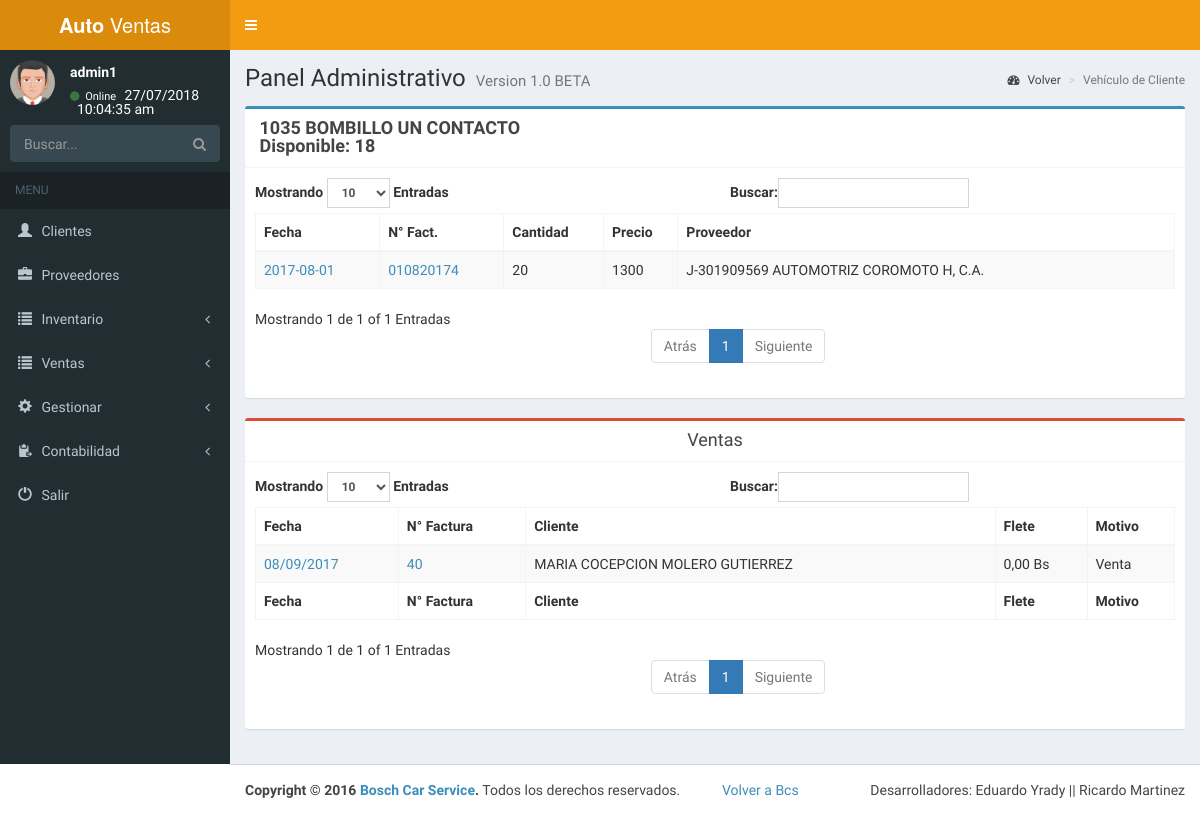
Before: /admin/perfil_pieza.php?id=388 (signed in) with the older database file.
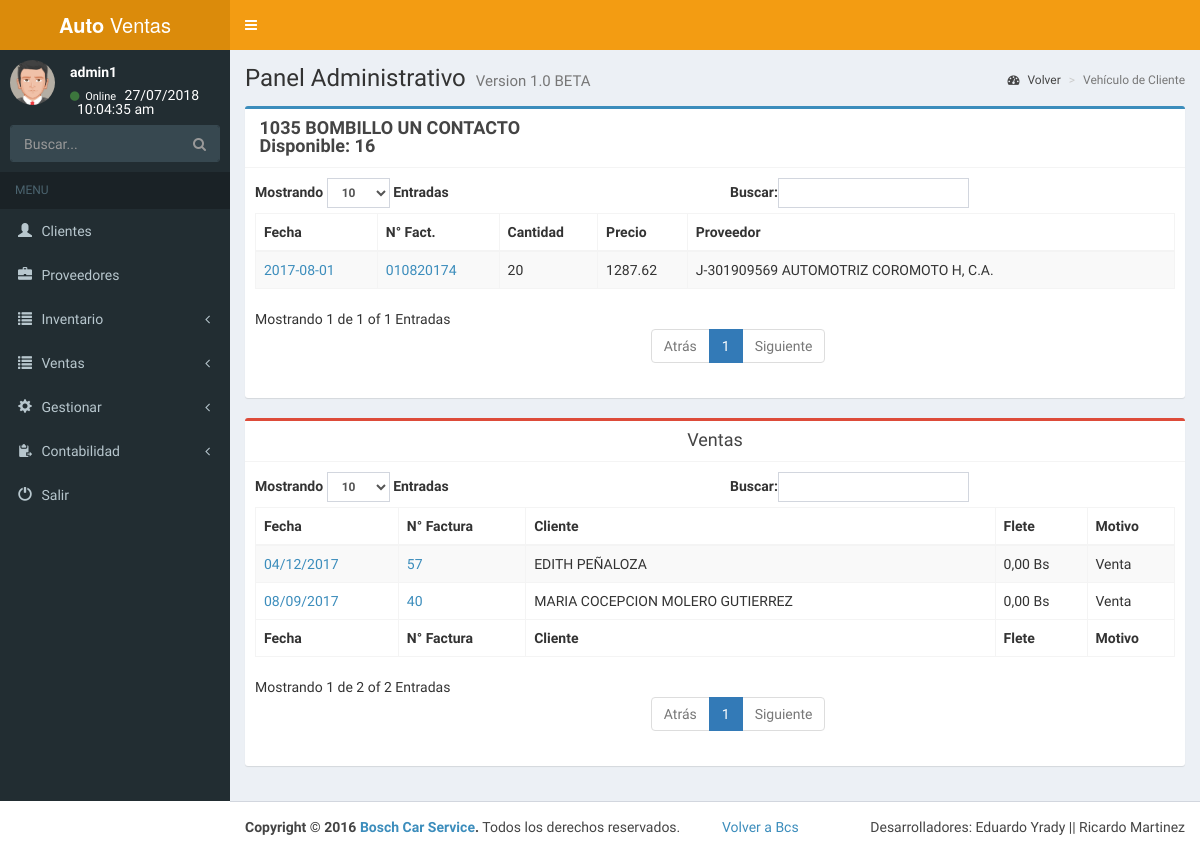
After: the same page with the newer database file.
### tables this page shows
CREATE TABLE `pieza` (
  `id_pieza` int(11) NOT NULL,
  `id_rango` int(11) NOT NULL,
  `nombre` varchar(300) NOT NULL,
  `campo_carro` int(11) NOT NULL,
  `codigo_pieza` varchar(30) NOT NULL,
  `habilitado` int(11) NOT NULL
);

CREATE TABLE `rango` (
  `id_rango` int(11) NOT NULL,
  `nombre` varchar(60) NOT NULL,
  `habilitado` int(11) NOT NULL
);

CREATE TABLE `inventario` (
  `id_inventario` int(11) NOT NULL,
  `id_pieza` int(11) NOT NULL,
  `fecha` date NOT NULL,
  `n_factura` varchar(15) NOT NULL,
  `id_proveedor` int(11) NOT NULL,
  `cantidad` varchar(300) NOT NULL,
  `precio` varchar(10) NOT NULL,
  `habilitado` int(11) NOT NULL
);

CREATE TABLE `tipo` (
  `id_tipo` int(11) NOT NULL,
  `nombre` varchar(30) NOT NULL
);

CREATE TABLE `proveedor` (
  `id_proveedor` int(11) NOT NULL,
  `id_tipo` int(11) NOT NULL,
  `rif` varchar(12) NOT NULL,
  `nombre` varchar(140) NOT NULL,
  `telf` int(15) NOT NULL,
  `direccion` longtext NOT NULL,
  `correo` varchar(40) NOT NULL,
  `observacion` longtext NOT NULL,
  `habilitado` int(11) NOT NULL
);

CREATE TABLE `factura` (
  `id_factura` int(11) NOT NULL,
  `id_cliente` int(11) NOT NULL,
  `fecha` date NOT NULL,
  `iva` varchar(5) NOT NULL,
  `flete` varchar(30) NOT NULL,
  `ml` int(11) NOT NULL,
  `habilitado` int(11) NOT NULL,
  `imp` int(11) NOT NULL
);

CREATE TABLE `cliente` (
  `id_cliente` int(11) NOT NULL,
  `id_tipo` int(11) NOT NULL,
  `dni` varchar(10) NOT NULL,
  `nombre` varchar(100) NOT NULL,
  `telf` varchar(15) NOT NULL,
  `direccion` varchar(100) NOT NULL,
  `correo` varchar(50) NOT NULL,
  `images` longtext NOT NULL,
  `habilitado` int(11) NOT NULL
);

### admin/conexion.php (called while the page is built, shortened)
<?php session_start();
function cons($var){
$ret= mysqli_query($_SESSION['conexion_database'],$var) or die(mysqli_error($_SESSION['conexion_database']));
return $ret;
}
?>
<?php
  function filtroxss($val) {
        $val = preg_replace('/([\x00-\x08][\x0b-\x0c][\x0e-\x20])/', '', $val);
        $search = 'abcdefghijklmnopqrstuvwxyz';
        $search .= 'ABCDEFGHIJKLMNOPQRSTUVWXYZ';
        $search .= '1234567890!@#$%^&*()';
        $search .= '~`";:?+/={}[]-_|\'\\';
        for ($i = 0; $i < strlen($search); $i++) {
            $val = preg_replace('/(&#[x|X]0{0,8}'.dechex(ord($search[$i])).';?)/i', $search[$i], $val);
            $val = preg_replace('/(&#0{0,8}'.ord($search[$i]).';?)/', $search[$i], $val);
        }
        $ra1 = Array('javascript', 'vbscript', 'expression', 'applet', 'meta', 'xml', 'blink', 'link', 'style', 'script', 'embed', 'object', 'iframe', 'frame', 'frameset', 'ilayer', 'layer', 'bgsound', 'title');
        $ra2 = Array('onabort', 'onactivate', 'onafterprint', 'onafterupdate', 'onbeforeactivate', 'onbeforecopy', 'onbeforecut', 'onbeforedeactivate', 'onbeforeeditfocus', 'onbeforepaste', 'onbeforeprint', 'onbeforeunload', 'onbeforeupdate', 'onblur', 'onbounce', 'oncellchange', 'onchange', 'onclick', 'oncontextmenu', 'oncontrolselect', 'oncopy', 'oncut', 'ondataavailable', 'ondatasetchanged', 'ondatasetcomplete', 'ondblclick', 'ondeactivate', 'ondrag', 'ondragend', 'ondragenter', 'ondragleave', 'ondragover', 'ondragstart', 'ondrop', 'onerror', 'onerrorupdate', 'onfilterchange', 'onfinish', 'onfocus', 'onfocusin', 'onfocusout', 'onhelp', 'onkeydown', 'onkeypress', 'onkeyup', 'onlayoutcomplete', 'onload', 'onlosecapture', 'onmousedown', 'onmouseenter', 'onmouseleave', 'onmousemove', 'onmouseout', 'onmouseover', 'onmouseup', 'onmousewheel', 'onmove', 'onmoveend', 'onmovestart', 'onpaste', 'onpropertychange', 'onreadystatechange', 'onreset', 'onresize', 'onresizeend', 'onresizestart', 'onrowenter', 'onrowexit', 'onrowsdelete', 'onrowsinserted', 'onscroll', 'onselect', 'onselectionchange', 'onselectstart', 'onstart', 'onstop', 'onsubmit', 'onunload');
        $ra = array_merge($ra1, $ra2);
        $found = true;
        while ($found == true) {
            $val_before = $val;
            for ($i = 0; $i < sizeof($ra); $i++) {
                $pattern = '/';
                for ($j = 0; $j < strlen($ra[$i]); $j++) {
                    if ($j > 0) {
                        $pattern .= '(';
                        $pattern .= '(&#[x|X]0{0,8}([9][a][b]);?)?';
                        $pattern .= '|(&#0{0,8}([9][10][13]);?)?';
                        $pattern .= ')?';
                }
                $pattern .= $ra[$i][$j];
             }
             $pattern .= '/i';
             $replacement = substr($ra[$i], 0, 2).'<x>'.substr($ra[$i], 2);
             $val = preg_replace($pattern, $replacement, $val);
             if ($val_before == $val) {
                $found = false;
             }
          }
        }
        return mysqli_real_escape_string($_SESSION['conexion_database'],$val);
    }
function cantidad($id_pieza){
$total1=0;
$consulta=("SELECT * FROM factura WHERE (habilitado=0 OR habilitado=3)");
$r=cons($consulta);
$total2=0;
while($row=mysqli_fetch_array($r)){
$id_factura=$row['id_factura'];
$consulta2=("SELECT * FROM detalle_factura WHERE id_pieza='$id_pieza' AND id_factura='$id_factura'");
$r2=cons($consulta2);
while($row2=mysqli_fetch_array($r2)){
   $total2=$total2+$row2['cantidad'];
}
}
$consulta=("SELECT * FROM inventario WHERE id_pieza='$id_pieza' AND (habilitado=0 OR habilitado=3)");
$r=cons($consulta);
$total3=0;
while($row=mysqli_fetch_array($r)){
   $total3=$total3+$row['cantidad'];
}
$restar=($total1+$total2);
$cantidad=($total3-$restar);
    return $cantidad;
}
?>

### admin/perfil_pieza.php (the view, shortened to what the changed rows need)
<?php include("menu.php");?>
  <div class="content-wrapper">
    <section class="content-header">
      <h1>
        Panel Administrativo
        <small>Version 1.0 BETA</small>
      </h1>
    </section>
    <section class="content">
<?php
if(isset($_SESSION['ingreso'])){
if(isset($_GET['id'])){
$id_pieza=filtroxss($_GET['id']);
$consulta=("SELECT * FROM pieza WHERE id_pieza='$id_pieza' AND habilitado=0 LIMIT 1");
$f=cons($consulta);
if(mysqli_num_rows($f)<=0){
	echo alerta("Ha ocurrido un error en la consulta");
	}else{
while ($row=mysqli_fetch_array($f)) {
$codigo_pieza=$row['codigo_pieza'];
$nombre_pieza=$row['nombre'];
$id_rango=$row['id_rango'];
$consulta2=("SELECT * FROM rango WHERE id_rango='$id_rango' AND habilitado=0 LIMIT 1");
$f2=cons($consulta2);
if(mysqli_num_rows($f2)<=0){
	echo alerta("Ha ocurrido un error en la consulta");
}else{
while ($row2=mysqli_fetch_array($f2)) {
echo '<div class="box box-primary">
            <div class="box-header with-border">
              <h3 class="box-title"><b>&nbsp;'.$codigo_pieza.'&nbsp;'.$nombre_pieza.'<br>&nbsp;Disponible:&nbsp;'.cantidad($id_pieza).'</b></h3>
            </div>
            ';
}
}
	}
$consulta3=("SELECT * FROM inventario WHERE id_pieza='$id_pieza' AND habilitado=0");
$f3=cons($consulta3);
if(mysqli_num_rows($f3)<=0){
}else{
echo '<div class="box-body">
              <table id="example1" class="table table-bordered table-striped">
                <thead>
                <tr>
                  <th>Fecha</th>
                  <th>N° Fact.</th>
                  <th>Cantidad</th>
                  <th>Precio</th>
                  <th>Proveedor</th>
                </tr>
                </thead>
                <tbody id="prep">
               ';
while($row3=mysqli_fetch_array($f3)){
$n_factura=$row3['n_factura'];
$fecha=$row3['fecha'];
$id_proveedor=$row3['id_proveedor'];
$cantidad=$row3['cantidad'];
$precio=$row3['precio'];
$consu=("SELECT * FROM proveedor WHERE id_proveedor='$id_proveedor' LIMIT 1");
$dv=cons($consu);
while($ro=mysqli_fetch_array($dv)){
$id_tipo=$ro['id_tipo'];
$nombre_proveedor=$ro['nombre'];
$rif=$ro['rif'];
$consu2=("SELECT * FROM tipo WHERE id_tipo='$id_tipo' LIMIT 1");
$dv2=cons($consu2);
while($ro2=mysqli_fetch_array($dv2)){
$nombre_tipo=$ro2['nombre'];
echo '<tr><td><a href="facturas.php?n_fac='.$n_factura.'&id_proveedor='.$id_proveedor.'">'.$fecha.'</a></td>
<td><a href="facturas.php?n_fac='.$n_factura.'&id_proveedor='.$id_proveedor.'">'.$n_factura.'</a></td>
<td>'.$cantidad.'</td>
<td>'.$precio.'</td>
<td>'.$nombre_tipo.'-'.$rif.'&nbsp;'.$nombre_proveedor.'</td></tr>';
}
}
}
echo '</tbody></table>';
echo '</div>
          </div>';
}
	}
}
?>
<?php
$consulta2=("SELECT * FROM detalle_factura WHERE id_pieza='$id_pieza'");
$s3=cons($consulta2);
$monto_pieza=0;
if(mysqli_num_rows($s3)<=0){
echo alerta("No hay ninguna venta registrada");
}else{
          echo '<div class="box box-danger">
            <div class="box-header with-border text-center">
              <h3 class="box-title">Ventas</h3>
            </div>
            <div class="box-body">
              <table id="example3" class="table table-bordered table-striped">
                <thead>
                <tr>
                  <th>Fecha</th>
                  <th>N° Factura</th>
                  <th>Cliente</th>
                  <th>Flete</th>
                  <th>Motivo</th>
                </tr>
                </thead>
                <tbody id="prep">';
while($row3=mysqli_fetch_array($s3)){
$id_factura=$row3['id_factura'];
$monto11=$row3['monto'];
$cantidad11=$row3['cantidad'];
$monto_pieza2=($monto11*$cantidad11);
$monto_pieza=($monto_pieza+$monto_pieza2);
 $consulta4=("SELECT * FROM factura WHERE habilitado=0 AND id_factura='$id_factura'");
 $s4=cons($consulta4);
 if(mysqli_num_rows($s4)<=0){
}else{
while($row4=mysqli_fetch_array($s4)){
$id_factura=$row4['id_factura'];
$fecha1=$row4['fecha'];
$explo=explode('-', $fecha1);
$fecha=$explo[2]."/".$explo[1]."/".$explo[0];
$id_cliente=$row4['id_cliente'];
$iva1=$row4['iva'];
$flete1=$row4['flete'];
$ml=$row4['ml'];
$consulta5=("SELECT * FROM cliente WHERE id_cliente='$id_cliente' AND habilitado=0" );
$s5=cons($consulta5);
while($row5=mysqli_fetch_array($s5)){
$cliente=$row5['nombre'];
}
$tiva=($monto_pieza*($iva1/100));
$tmonto=($monto_pieza+$tiva);
if ($ml==0) {
  $motivo="MercadoLibre";
  $mercadolibre=$tmonto;
}else{
  $motivo="Venta";
}
echo '<tr>
<td><a href="perfil_venta.php?id='.$id_factura.'">'.$fecha.'</a></td>
<td><a href="perfil_venta.php?id='.$id_factura.'">'.$id_factura.'</a></td>
<td>'.$cliente.'</td>
<td>'.number_format($flete1,2,",",".").'&nbsp;Bs</td>
<td>'.$motivo.'&nbsp;</td>
</tr>';
      }
 }
}
      echo '</tbody>
<tfoot>
    <tr>
                  <th>Fecha</th>
                  <th>N° Factura</th>
                  <th>Cliente</th>
                  <th>Flete</th>
                  <th>Motivo</th>
                </tr>
</tfoot>
</table>
</div>
          </div>';
   }
?>
</section>
</div>
<?php
include("footer.php");
}
?>

Changed rows visible on the page:
computed for rango: id_pieza "18" → "16"
changed inventario: precio "1300" → "1287.62"
added factura: fecha "04/12/2017", id_factura "57", id_cliente.nombre "EDITH PEÑALOZA", flete "0,00", ml "Venta"
Other visible differences:
text written by a page script: "Mostrando Entradas Buscar: Mostrando 1 de 1 of 1 Entradas Atrás 1 Siguiente" → "Mostrando Entradas Buscar: Mostrando 1 de 2 of 2 Entradas Atrás 1 Siguiente"
